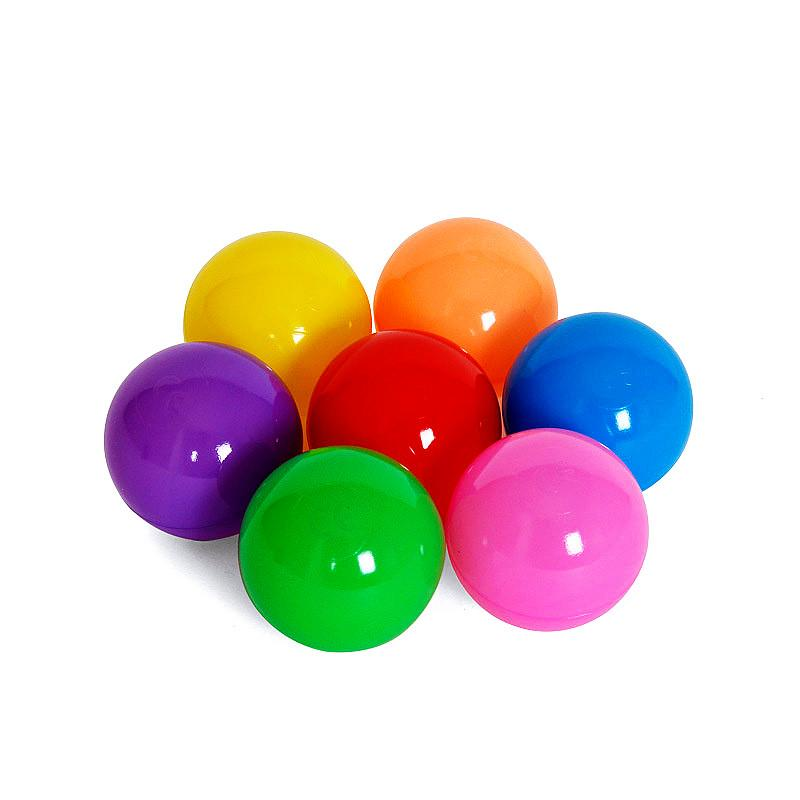
#> input picture imagess.jpeg, 800 x 800 px
$ python main.py
#> lines starting #> are read from the running program, lines starting #| are printed output that depends on the picture; after the words box and inside, x2 and y2 are one past the last pixel; in counts of white or black regions, pixels touching at a corner belong together
import cv2
import numpy as np

path='imagess.jpeg'

img=cv2.imread(path)
#> img is the input picture: shape (800, 800, 3); mean B, G, R 209.2, 211.8, 222.8
imgHSV=cv2.cvtColor(img,cv2.COLOR_BGR2HSV)
#> imgHSV: shape (800, 800, 3); mean H, S, V 26.2, 62.2, 240.4

def hic(x):
    pass
cv2.namedWindow("Trackbars")
cv2.resizeWindow("Trackbars",640,300)
cv2.createTrackbar("Hue Min","Trackbars",0,179,hic)
#> slider 'Hue Min' is set to 35
cv2.createTrackbar("Hue Max","Trackbars",179,179,hic)
cv2.createTrackbar("Satur Min","Trackbars",0,255,hic)
#> slider 'Satur Min' is set to 51
cv2.createTrackbar("Satur Max","Trackbars",255,255,hic)
cv2.createTrackbar("Value Min","Trackbars",0,255,hic)
#> slider 'Value Min' is set to 51
cv2.createTrackbar("Value Max","Trackbars",255,255,hic)

while True:
    img=cv2.imread(path)
    h_min = cv2.getTrackbarPos("Hue Min","Trackbars")
    h_max = cv2.getTrackbarPos("Hue Max","Trackbars")
    s_min = cv2.getTrackbarPos("Satur Min", "Trackbars")
    s_max = cv2.getTrackbarPos("Satur Max", "Trackbars")
    v_min = cv2.getTrackbarPos("Value Min", "Trackbars")
    v_max = cv2.getTrackbarPos("Value Max", "Trackbars")

    lower=np.array([h_min,s_min,v_min])
    upper=np.array([h_max,s_max,v_max])
    mask=cv2.inRange(imgHSV,lower,upper)
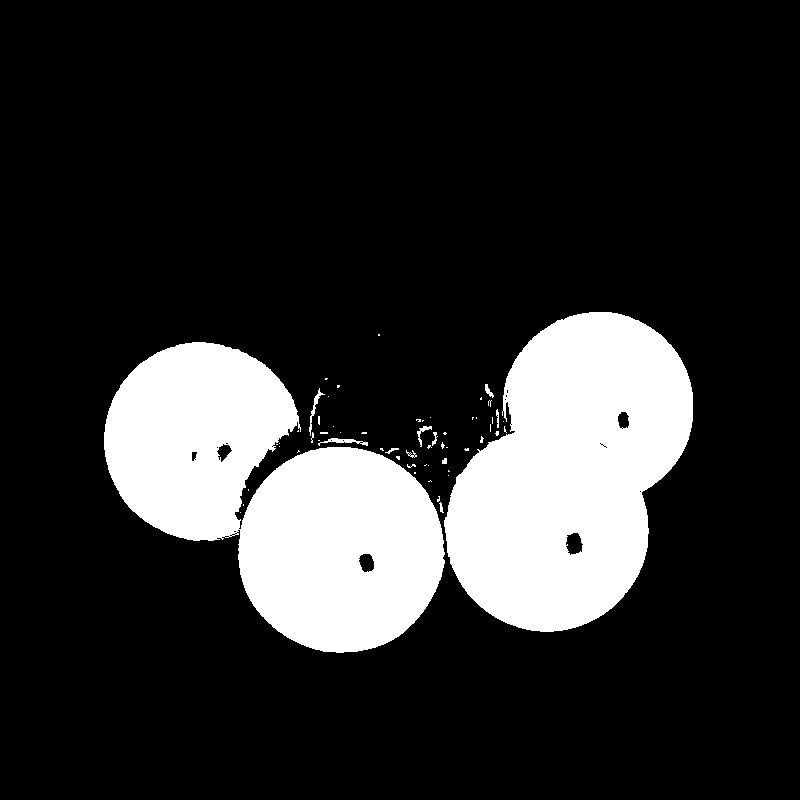
#> mask: shape (800, 800); 18% white; 59 white regions (47 under 20 px), largest, box (x1, y1, x2, y2) and area: (104, 342, 445, 653) 60290, (444, 312, 693, 632) 54229, (318, 438, 368, 446) 153
    # 141 176 80 255 187 255


    result=cv2.bitwise_and(img,img,mask=mask)
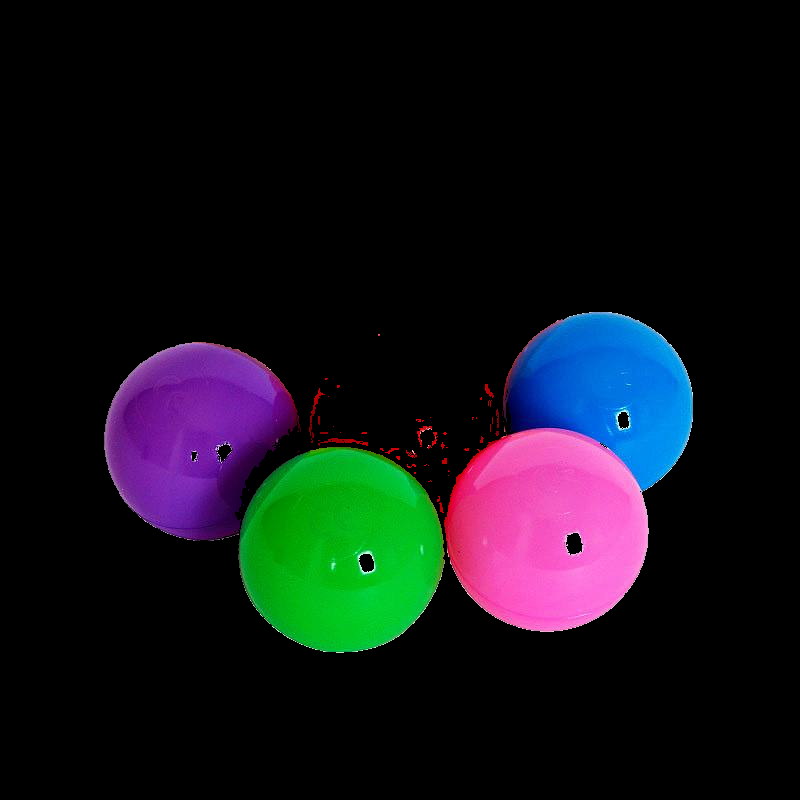
#> result: shape (800, 800, 3); mean B, G, R 24.3, 18.9, 17.9
    cv2.imshow("result",result)
    if cv2.waitKey(25) & 0xFF == ord('q'):
#> (key q is pressed here)
        break


cv2.imshow("Image",img)
#cv2.imshow("hsv",imgHSV)

cv2.waitKey(0)
